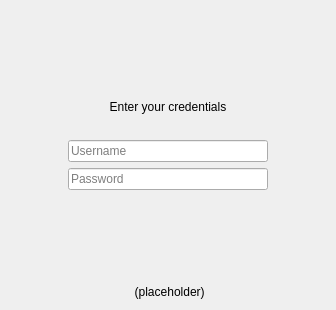
<?xml version="1.0" encoding="UTF-8"?>
<ui version="4.0">
 <class>BasicCredentialsSetupWizardPage</class>
 <widget class="QWidget" name="BasicCredentialsSetupWizardPage">
  <property name="geometry">
   <rect>
    <x>0</x>
    <y>0</y>
    <width>336</width>
    <height>310</height>
   </rect>
  </property>
  <property name="windowTitle">
   <string>Form</string>
  </property>
  <layout class="QVBoxLayout" name="verticalLayout">
   <item>
    <spacer name="verticalSpacer">
     <property name="orientation">
      <enum>Qt::Vertical</enum>
     </property>
     <property name="sizeType">
      <enum>QSizePolicy::MinimumExpanding</enum>
     </property>
     <property name="sizeHint" stdset="0">
      <size>
       <width>20</width>
       <height>20</height>
      </size>
     </property>
    </spacer>
   </item>
   <item>
    <widget class="QLabel" name="enterYourCredentialsLabel">
     <property name="text">
      <string>Enter your credentials</string>
     </property>
     <property name="alignment">
      <set>Qt::AlignCenter</set>
     </property>
    </widget>
   </item>
   <item>
    <spacer name="verticalSpacer_3">
     <property name="orientation">
      <enum>Qt::Vertical</enum>
     </property>
     <property name="sizeType">
      <enum>QSizePolicy::Minimum</enum>
     </property>
     <property name="sizeHint" stdset="0">
      <size>
       <width>20</width>
       <height>20</height>
      </size>
     </property>
    </spacer>
   </item>
   <item>
    <layout class="QHBoxLayout" name="horizontalLayout">
     <item>
      <spacer name="horizontalSpacer">
       <property name="orientation">
        <enum>Qt::Horizontal</enum>
       </property>
       <property name="sizeHint" stdset="0">
        <size>
         <width>40</width>
         <height>20</height>
        </size>
       </property>
      </spacer>
     </item>
     <item>
      <layout class="QVBoxLayout" name="verticalLayout_2">
       <item>
        <widget class="QLineEdit" name="usernameLineEdit">
         <property name="minimumSize">
          <size>
           <width>200</width>
           <height>0</height>
          </size>
         </property>
         <property name="placeholderText">
          <string>Username</string>
         </property>
        </widget>
       </item>
       <item>
        <widget class="QLineEdit" name="passwordLineEdit">
         <property name="minimumSize">
          <size>
           <width>200</width>
           <height>0</height>
          </size>
         </property>
         <property name="echoMode">
          <enum>QLineEdit::Password</enum>
         </property>
         <property name="placeholderText">
          <string>Password</string>
         </property>
        </widget>
       </item>
      </layout>
     </item>
     <item>
      <spacer name="horizontalSpacer_2">
       <property name="orientation">
        <enum>Qt::Horizontal</enum>
       </property>
       <property name="sizeHint" stdset="0">
        <size>
         <width>40</width>
         <height>20</height>
        </size>
       </property>
      </spacer>
     </item>
    </layout>
   </item>
   <item>
    <spacer name="verticalSpacer_2">
     <property name="orientation">
      <enum>Qt::Vertical</enum>
     </property>
     <property name="sizeHint" stdset="0">
      <size>
       <width>20</width>
       <height>40</height>
      </size>
     </property>
    </spacer>
   </item>
   <item>
    <widget class="QLabel" name="urlLabel">
     <property name="text">
      <string notr="true">&lt;server URL&gt; (placeholder)</string>
     </property>
     <property name="alignment">
      <set>Qt::AlignCenter</set>
     </property>
    </widget>
   </item>
  </layout>
 </widget>
 <resources/>
 <connections/>
</ui>
